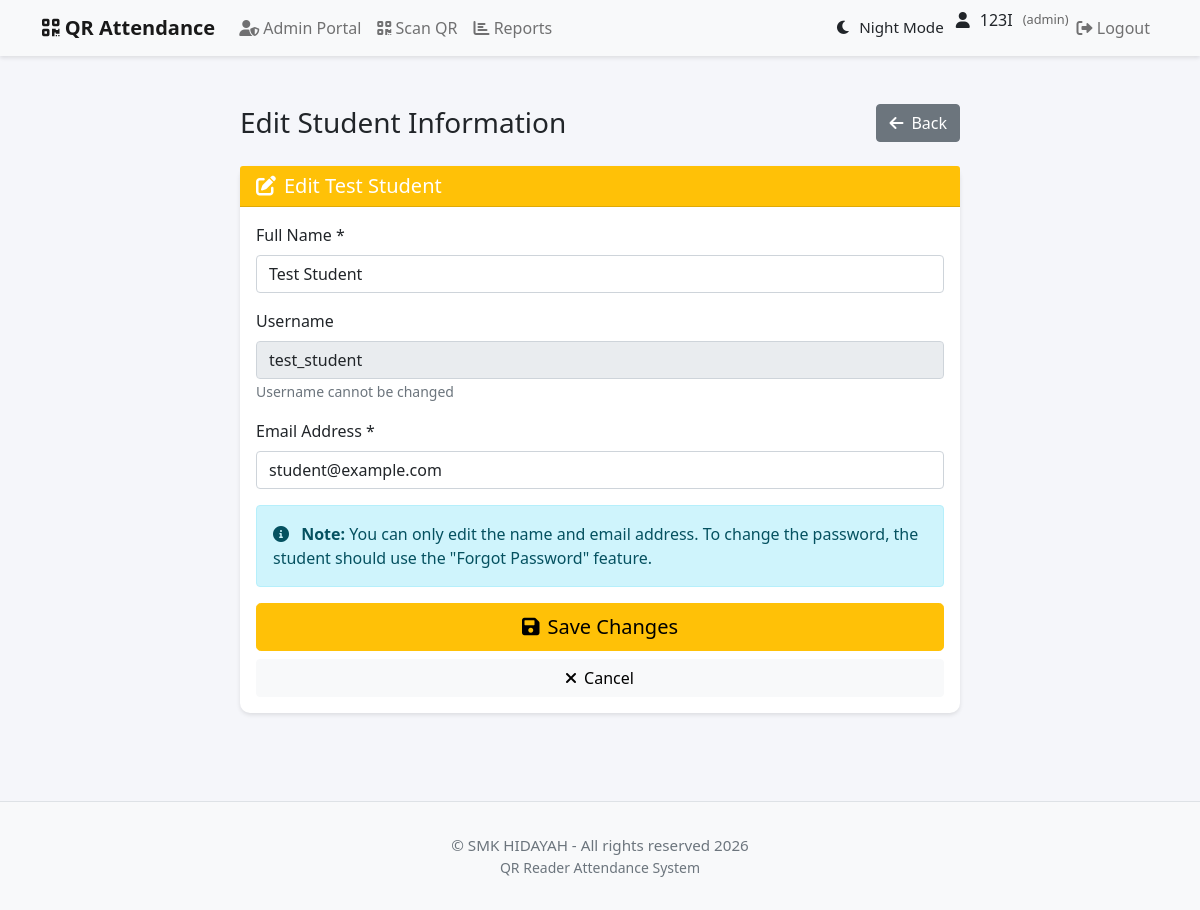
/admin/student/6/edit (signed in), run on the app's committed database.
### app/models/user.py (models this page shows, shortened)
class User(UserMixin, db.Model):
    id = db.Column(db.Integer, primary_key=True)
    username = db.Column(db.String(64), unique=True, nullable=False)
    email = db.Column(db.String(120), unique=True, nullable=False)
    name = db.Column(db.String(64), nullable=False)
    password_hash = db.Column(db.String(128))
    role = db.Column(db.String(20), default='student')  # 'admin' or 'student'
    qr_code = db.Column(db.String(128))
    qr_code_created_at = db.Column(db.DateTime, default=datetime.utcnow)
    profile_picture = db.Column(db.String(128))
    email_notifications = db.Column(db.Boolean, default=True)
    attendance_reminders = db.Column(db.Boolean, default=True)
    weekly_reports = db.Column(db.Boolean, default=True)
    language = db.Column(db.String(10), default='en')
    timezone = db.Column(db.String(20), default='UTC')
    last_login = db.Column(db.DateTime)
    login_attempts = db.Column(db.Integer, default=0)
    account_locked_until = db.Column(db.DateTime)
    attendance_records = db.relationship('Attendance', backref='user', lazy='dynamic', cascade='all, delete-orphan')

### app/routes/admin.py (the view)
    @login_required
    def decorated_function(*args, **kwargs):
        if not current_user.is_authenticated or current_user.role != 'admin':
            flash('You must be an admin to access this page.', 'danger')
            return redirect(url_for('main.index'))
        return f(*args, **kwargs)

### app/models/user.py (called while the page is built)
@login_manager.user_loader
def load_user(user_id):
    return User.query.get(int(user_id))

### app/routes/admin.py (called while the page is built, shortened)
def admin_required(f):
    @login_required
    def decorated_function(*args, **kwargs):
        if not current_user.is_authenticated or current_user.role != 'admin':
            flash('You must be an admin to access this page.', 'danger')
            return redirect(url_for('main.index'))
        return f(*args, **kwargs)
    decorated_function.__name__ = f.__name__
    return decorated_function

@bp.route('/student/<int:student_id>/edit', methods=['GET', 'POST'])
@admin_required
def edit_student(student_id):
    student = User.query.get_or_404(student_id)
    if student.role != 'student':
        flash('User is not a student', 'danger')
        return redirect(url_for('admin.student_list'))
    return render_template('admin/edit_student.html', student=student)

### app/templates/admin/edit_student.html (shortened to what this page needs)
{% extends "base.html" %}
{% block content %}
<div class="container-fluid py-4">
    <div class="row">
        <div class="col-md-8 mx-auto">
            <div class="d-flex justify-content-between align-items-center mb-4">
                <h1 class="h3 mb-0">Edit Student Information</h1>
                <a href="{{ url_for('admin.view_student', student_id=student.id) }}" class="btn btn-secondary">
                    <i class="fas fa-arrow-left me-2"></i>Back
                </a>
            </div>
            <div class="card">
                <div class="card-header bg-warning text-white">
                    <h5 class="card-title mb-0">
                        <i class="fas fa-edit me-2"></i>Edit {{ student.name }}
                    </h5>
                </div>
                <div class="card-body">
                    <form method="POST" action="{{ url_for('admin.edit_student', student_id=student.id) }}">
                        <div class="mb-3">
                            <label for="name" class="form-label">Full Name *</label>
                            <input type="text" class="form-control" id="name" name="name"
                                   value="{{ student.name }}" required>
                        </div>
                        <div class="mb-3">
                            <label for="username" class="form-label">Username</label>
                            <input type="text" class="form-control" id="username" name="username"
                                   value="{{ student.username }}" disabled>
                            <small class="text-muted">Username cannot be changed</small>
                        </div>
                        <div class="mb-3">
                            <label for="email" class="form-label">Email Address *</label>
                            <input type="email" class="form-control" id="email" name="email"
                                   value="{{ student.email }}" required>
                        </div>
                        <div class="alert alert-info">
                            <i class="fas fa-info-circle me-2"></i>
                            <strong>Note:</strong> You can only edit the name and email address.
                            To change the password, the student should use the "Forgot Password" feature.
                        </div>
                        <div class="d-grid gap-2">
                            <button type="submit" class="btn btn-warning btn-lg">
                                <i class="fas fa-save me-2"></i>Save Changes
                            </button>
                            <a href="{{ url_for('admin.view_student', student_id=student.id) }}" class="btn btn-light">
                                <i class="fas fa-times me-2"></i>Cancel
                            </a>
                        </div>
                    </form>
                </div>
            </div>
        </div>
    </div>
</div>
{% endblock %}

### app/templates/base.html (shortened to what this page needs)
<!DOCTYPE html>
<html lang="en">
<head>
    <link href="https://cdn.jsdelivr.net/npm/bootstrap@5.1.3/dist/css/bootstrap.min.css" rel="stylesheet">
    <link href="https://cdnjs.cloudflare.com/ajax/libs/font-awesome/6.0.0/css/all.min.css" rel="stylesheet">
</head>
<body>
    <nav class="navbar navbar-expand-lg navbar-light bg-light">
        <div class="container">
            <a class="navbar-brand" href="{{ url_for('main.index') }}">
                <i class="fas fa-qrcode"></i> QR Attendance
            </a>
            <div class="collapse navbar-collapse" id="navbarNav">
                <ul class="navbar-nav me-auto">
                    {% if current_user.is_authenticated %}
                        {% if current_user.role == 'admin' %}
                            <li class="nav-item">
                                <a class="nav-link" href="{{ url_for('admin.admin_portal') }}">
                                    <i class="fas fa-user-shield"></i> Admin Portal
                                </a>
                            </li>
                            <li class="nav-item">
                                <a class="nav-link" href="{{ url_for('attendance.scan') }}">
                                    <i class="fas fa-qrcode"></i> Scan QR
                                </a>
                            </li>
                            <li class="nav-item">
                                <a class="nav-link" href="{{ url_for('attendance.attendance_report') }}">
                                    <i class="fas fa-chart-bar"></i> Reports
                                </a>
                            </li>
                        {% endif %}
                    {% endif %}
                </ul>
                <ul class="navbar-nav">
                    {% if current_user.is_authenticated %}
                        <li class="nav-item">
                            <button class="nav-link btn btn-link" id="darkModeToggle" title="Toggle Night Mode">
                                <i class="fas fa-moon"></i> <span id="darkModeText">Night Mode</span>
                            </button>
                        </li>
                        <li class="nav-item">
                            <div class="user-info">
                                <i class="fas fa-user"></i>
                                <span>{{ current_user.name }}</span>
                                <span class="user-role">({{ current_user.role }})</span>
                            </div>
                        </li>
                        <li class="nav-item">
                            <a class="nav-link" href="{{ url_for('auth.logout') }}">
                                <i class="fas fa-sign-out-alt"></i> Logout
                            </a>
                        </li>
                    {% else %}
                        <li class="nav-item">
                            <a class="nav-link" href="{{ url_for('auth.login', role='student') }}">
                                <i class="fas fa-sign-in-alt"></i> Login
                            </a>
                        </li>
                    {% endif %}
                </ul>
            </div>
        </div>
    </nav>
    <div class="container mt-4">
        {% block content %}{% endblock %}
    </div>
    <footer>
        <div class="container">
            <p>&copy; SMK HIDAYAH - All rights reserved 2026</p>
            <p class="small">QR Reader Attendance System</p>
        </div>
    </footer>
</body>
</html>

### app/templates/base.html (style rules this page uses)
:root { --primary-color: #4a90e2; --secondary-color: #f5f6fa; }
body { background-color: var(--secondary-color); font-family: 'Segoe UI', Tahoma, Geneva, Verdana, sans-serif; }
.navbar { background-color: white; box-shadow: 0 2px 4px rgba(0,0,0,0.1); }
.card { border: none; border-radius: 10px; box-shadow: 0 2px 4px rgba(0,0,0,0.1); transition: transform 0.2s; }
.navbar-brand { font-weight: bold; }
.nav-link { color: #333; }
.user-info { display: flex; align-items: center; gap: 10px; }
.user-role { font-size: 0.8em; color: #666; }
#darkModeToggle { color: inherit; border: none; padding: 0.5rem 0.75rem; cursor: pointer; transition: color 0.3s ease; display: flex; align-items: center; gap: 0.5rem; font-size: 0.95rem; }
footer { background-color: #f8f9fa; border-top: 1px solid #dee2e6; margin-top: 4rem; padding: 2rem 0; color: #6c757d; text-align: center; }
footer p { margin: 0; font-size: 0.95rem; }

### data on the page
User: name "123I", role "admin"
User: name "Test Student", username "test_student", email "student@example.com"
